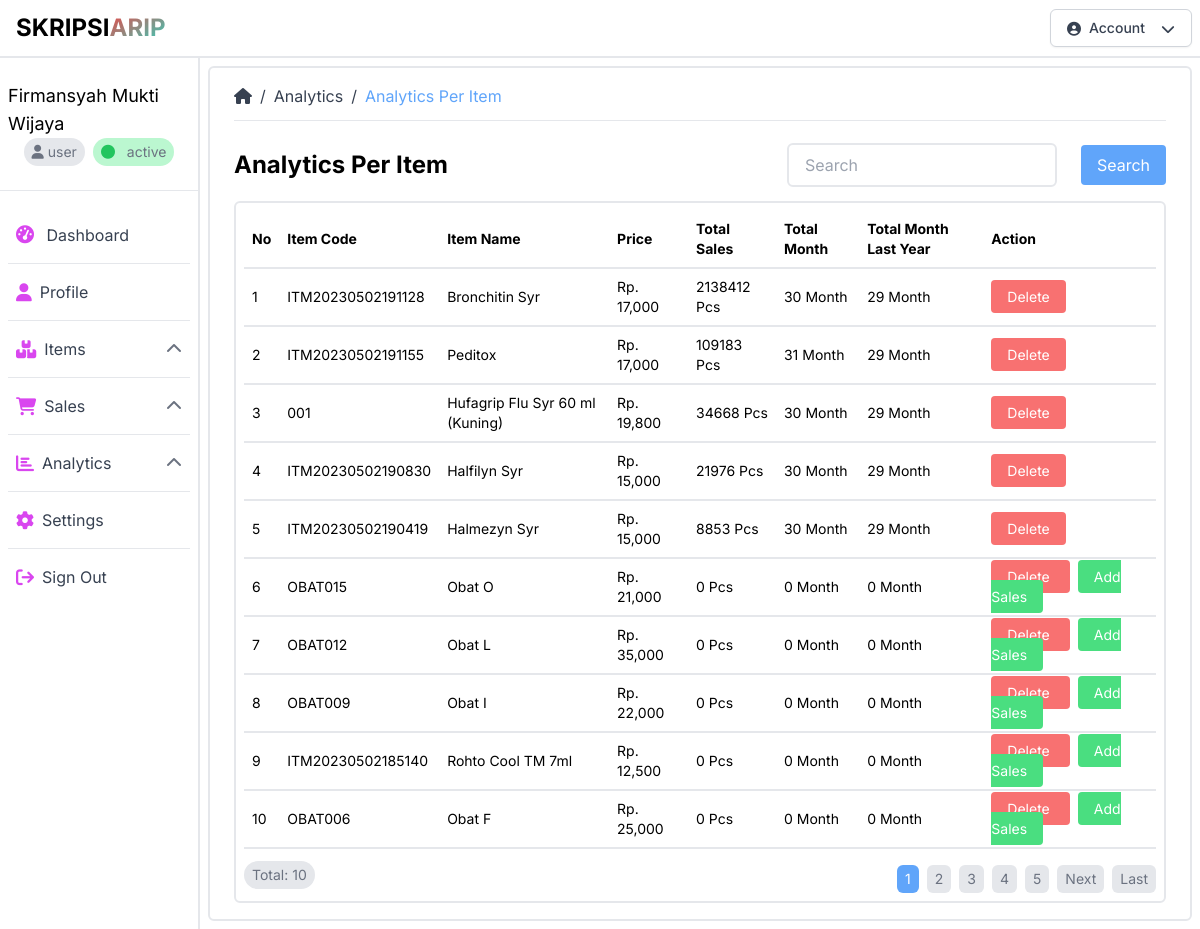
Screenshot of /analytics_per_item.php (signed in) with the database file from the repository.
### tables this page shows
CREATE TABLE `items` (
  `id` int(11) NOT NULL,
  `code` varchar(32) NOT NULL,
  `name` varchar(128) NOT NULL,
  `price` varchar(256) NOT NULL,
  `stock` varchar(256) NOT NULL,
  `created_at` datetime NOT NULL,
  `updated_at` datetime NOT NULL,
  `id_user` int(11) NOT NULL
);

### public/analytics_per_item.php (the view, shortened to what this page needs)
<?php
require_once("config.php");
$limit = 10;
$page = isset($_GET["page"]) ? (int)$_GET["page"] : 1;
$start = ($page > 1) ? ($page * $limit) - $limit : 0;
$items = mysqli_query($conn, "SELECT i.id, i.code, i.name, i.price,
       SUM(s.sold) AS total_sales,
       COUNT(DISTINCT CONCAT(s.month, s.year)) AS total_month,
       COALESCE(t.total_month_last_year, 0) AS total_month_last_year
FROM items i
LEFT JOIN sales s ON i.id = s.id_item
LEFT JOIN (
   SELECT s1.id_item, COUNT(DISTINCT CONCAT(s1.month, s1.year)) AS total_month_last_year
   FROM sales s1
   WHERE (s1.year >= YEAR(CURDATE()) - 3 AND s1.year <= YEAR(CURDATE()) - 1) -- Tahun ke-3, ke-2, dan ke-1 sejak saat ini
      OR (s1.year = YEAR(CURDATE()) AND s1.month <= MONTH(CURDATE())) -- Bulan-bulan di tahun ini hingga bulan saat ini
   GROUP BY s1.id_item
   HAVING COUNT(DISTINCT CONCAT(s1.month, s1.year)) >= 12
) AS t ON i.id = t.id_item
GROUP BY i.id
ORDER BY total_sales DESC
LIMIT $start, $limit;
");
$next_page = $page + 1;
$no = $start + 1;
?>
<!DOCTYPE html>
<html lang="id">
<head>
    <link rel="stylesheet" href="css/output.css">
    <link rel="stylesheet" href="https://cdnjs.cloudflare.com/ajax/libs/font-awesome/6.4.0/css/all.min.css"
 />
</head>
<body class="font-inter">
    <header class="bg-white w-full border-b-2 border-gray-200">
        <?php
            include("components/navbar.php");
        ?>
    </header>
    <div class="container-fluid mx-auto h-auto">
        <div class="flex">
            <?php
                include("components/sidebar.php");
            ?>
            <div class="w-10/12 h-[calc(100vh-3.5rem)] p-2">
                <div class="w-full h-auto border-2 border-gray-200 rounded-md py-4 px-6">
                    <div class="flex items-center gap-2 mb-3">
                        <a href="dashboard.php" class="text-gray-700 hover:text-gray-950"><i class="fas fa-home"></i></a>
                        <span class="text-gray-700">/</span>
                        <a href="analytics.php" class="text-gray-700 hover:text-gray-950">Analytics</a>
                        <span class="text-gray-700">/</span>
                        <a href="analytics_per_item.php" class="text-blue-400 hover:text-blue-600">Analytics Per Item</a>
                    </div>
                    <hr>
                    <div class="flex flex-col gap-4 mt-4">
                        <div class="flex flex-col gap-2">
                            <div class="flex flex-row items-center justify-between">
                                <div class="flex flex-row items-center gap-2">
                                    <h1 class="text-2xl font-bold">Analytics Per Item</h1>
                                </div>
                                <div class="flex flex-row items-center gap-2">
                                    <input type="text" name="search" id="search"
                                        class="border-2 border-gray-200 rounded-md px-4 py-2 focus:outline-none focus:border-blue-400"
                                        placeholder="Search">
                                    <button type="button"
                                        class="bg-blue-400 text-white px-4 py-2 rounded ml-4 my-2 hover:bg-blue-600">
                                        Search
                                    </button>
                                </div>
                            </div>
                            <div class="w-full h-auto border-2 border-gray-200 rounded-md py-2 px-2">
                                <table class="w-full text-left text-sm">
                                    <thead class="border-b-2 border-gray-200">
                                        <tr>
                                            <th class="px-2 py-2">No</th>
                                            <th class="px-2 py-2">Item Code</th>
                                            <th class="px-2 py-2">Item Name</th>
                                            <th class="px-2 py-2">Price</th>
                                            <th class="px-2 py-2">Total Sales</th>
                                            <th class="px-2 py-2">Total Month</th>
                                            <th class="px-2 py-2">Total Month Last Year</th>
                                            <th class="px-2 py-2">Action</th>
                                        </tr>
                                    </thead>
                                    <tbody>
                                        <?php
                                            while($item = mysqli_fetch_assoc($items)){
                                        ?>
                                        <tr class="border-b-2 border-gray-200">
                                            <td class="px-2 py-2"><?php echo $no++; ?></td>
                                            <td class="px-2 py-2"><?php echo $item["code"]; ?></td>
                                            <td class="px-2 py-2"><?php echo $item["name"]; ?></td>
                                            <td class="px-2 py-2">Rp. <?php echo number_format($item["price"]); ?></td>
                                            <td class="px-2 py-2">
                                                <?php echo $item["total_sales"] == null ? 0 : $item["total_sales"]; ?>
                                                Pcs</td>
                                            <td class="px-2 py-2">
                                                <?php echo $item["total_month"] == null ? 0 : $item["total_month"]; ?>
                                                Month</td>
                                            <td class="px-2 py-2">
                                                <?php echo $item["total_month_last_year"] == null ? 0 : $item["total_month_last_year"]; ?>
                                                Month</td>
                                            <td class="px-2 py-2">
                                                <a href="delete_item.php?id=<?php echo $item["id"]; ?>"
                                                    class="bg-red-400 text-white px-4 py-2 rounded hover:bg-red-600 mr-2"
                                                    onclick="return confirm('Are you sure you want to delete this item?');">
                                                    Delete
                                                </a>
                                                <?php
                                                    $monthBtn = date("m") + 24;
                                                    if($item["total_month"] <= $monthBtn){
                                                        $year = date("Y");
                                                ?>
                                                <a href="add_sales_per_item.php?id=<?php echo $item["id"]; ?>&year=<?php echo $year; ?>"
                                                    class="bg-green-400 text-white px-4 py-2 rounded hover:bg-green-600 mr-2">
                                                    Add Sales
                                                </a>
                                                <?php
                                                    }
                                                ?>
                                            </td>
                                        </tr>
                                        <?php
                                            }
                                        ?>
                                    </tbody>
                                </table>
                                <div class="flex flex-row items-center justify-between mt-2">
                                    <h2 class="text-sm text-gray-500 bg-gray-200 px-2 py-1 rounded-full">Total: 10</h2>
                                    <div class="flex flex-row items-center justify-end gap-2 mt-2 text-sm">
                                        <?php
                                            $sql = "SELECT * FROM items";
                                            $result = mysqli_query($conn, $sql);
                                            $total_data = mysqli_num_rows($result);
                                            $total_page = ceil($total_data / $limit);
                                        ?>
                                        <?php
                                            for($i = 1; $i <= $total_page; $i++){
                                                if($i == $page){
                                                    $active = "bg-blue-400 text-white";
                                                }else{
                                                    $active = "bg-gray-200 text-gray-500 hover:bg-gray-400";
                                                }
                                        ?>
                                        <a href="sales_per_item.php?page=<?php echo $i; ?>"
                                            class="<?php echo $active; ?> px-2 py-1 rounded-md">
                                            <?php echo $i; ?>
                                        </a>
                                        <?php
                                            }
                                            if($page < $total_page){
                                        ?>
                                        <a href="sales_per_item.php?page=<?php echo $next_page; ?>"
                                            class="bg-gray-200 text-gray-500 px-2 py-1 rounded-md hover:bg-gray-400">
                                            Next
                                        </a>
                                        <a href="sales_per_item.php?page=<?php echo $total_page; ?>"
                                            class="bg-gray-200 text-gray-500 px-2 py-1 rounded-md hover:bg-gray-400">
                                            Last
                                        </a>
                                        <?php
                                            }
                                        ?>
                                    </div>
                                </div>
                            </div>
                        </div>
                    </div>
                </div>
            </div>
        </div>
</body>
</html>

### rows the page displays
items: code "ITM20230502191128", name "Bronchitin Syr", price "17,000", total_sales "2138412", total_month "30", total_month_last_year "29"
items: code "ITM20230502191155", name "Peditox", price "17,000", total_sales "109183", total_month "31", total_month_last_year "29"
items: code "001", name "Hufagrip Flu Syr 60 ml (Kuning)", price "19,800", total_sales "34668", total_month "30", total_month_last_year "29"
items: code "ITM20230502190830", name "Halfilyn Syr", price "15,000", total_sales "21976", total_month "30", total_month_last_year "29"
items: code "ITM20230502190419", name "Halmezyn Syr", price "15,000", total_sales "8853", total_month "30", total_month_last_year "29"
items: code "OBAT015", name "Obat O", price "21,000", total_month "0", total_month_last_year "0"
items: code "OBAT012", name "Obat L", price "35,000", total_month "0", total_month_last_year "0"
items: code "OBAT009", name "Obat I", price "22,000", total_month "0", total_month_last_year "0"
items: code "ITM20230502185140", name "Rohto Cool TM 7ml", price "12,500", total_month "0", total_month_last_year "0"
items: code "OBAT006", name "Obat F", price "25,000", total_month "0", total_month_last_year "0"

### other values shown
$_SESSION["fullname"] "Firmansyah Mukti Wijaya"
$_SESSION["role"] "user"
$_SESSION["status"] "active"
